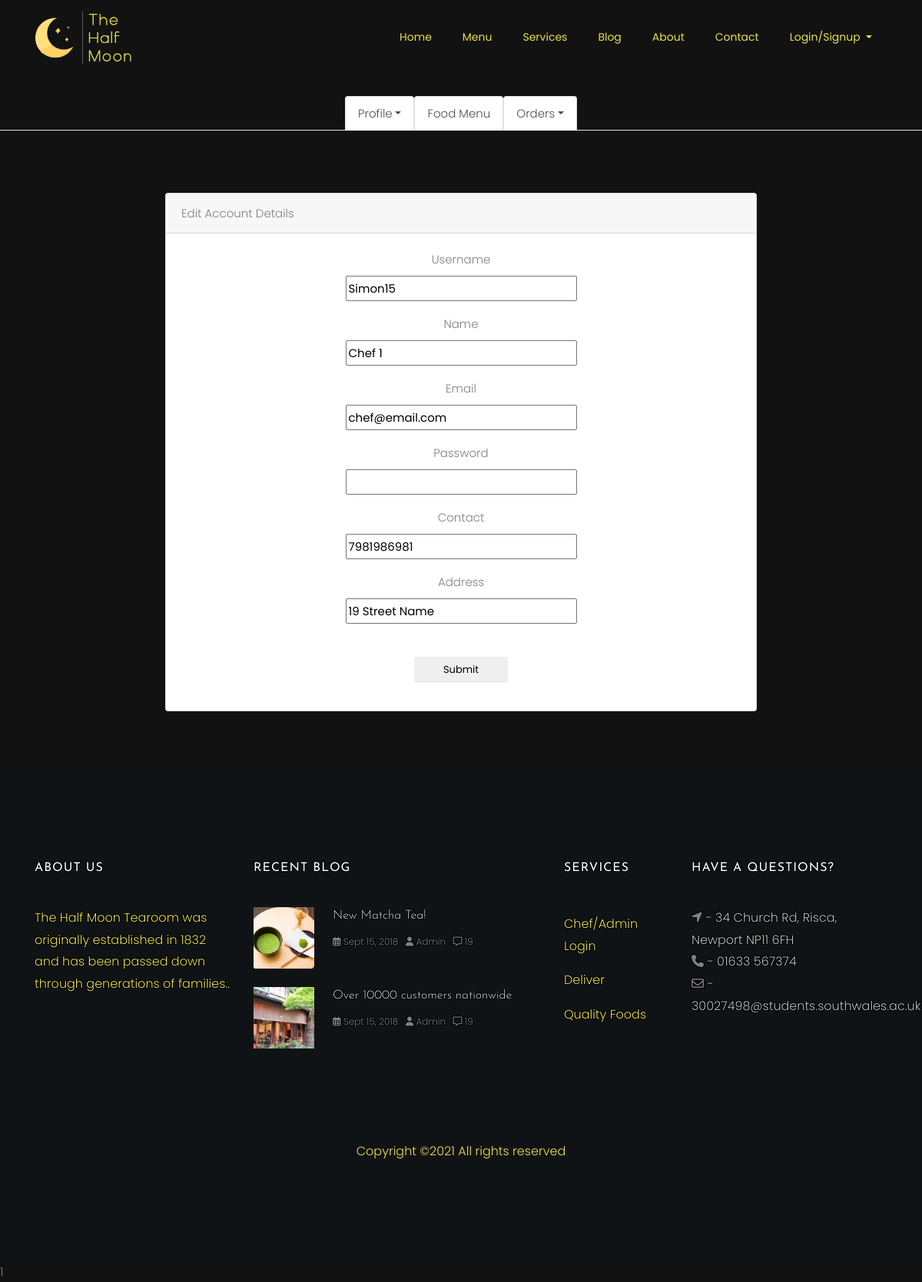
Screenshot of /Website/details-chef.php (signed in) with the database file from the repository.
### tables this page shows
CREATE TABLE `users` (
  `id` int(11) NOT NULL,
  `role` varchar(15) NOT NULL DEFAULT 'Waiter',
  `name` varchar(15) NOT NULL,
  `username` varchar(10) NOT NULL,
  `password` varchar(16) NOT NULL,
  `email` varchar(35) DEFAULT NULL,
  `address` varchar(300) DEFAULT NULL,
  `contact` bigint(11) NOT NULL,
  `verified` tinyint(1) NOT NULL DEFAULT '0',
  `deleted` tinyint(4) NOT NULL DEFAULT '0'
);

### Website/details-chef.php (the view, shortened to what this page needs)
<?php
include 'includes/connect.php';
$user_id = $_SESSION['user_id'];
$result = mysqli_query($con, "SELECT * FROM users where id = $user_id");
while($row = mysqli_fetch_array($result)){
$name = $row['name'];
$address = $row['address'];
$contact = $row['contact'];
$email = $row['email'];
$username = $row['username'];
}
	if($_SESSION['chef_sid']==session_id())
	{
		?>
<?php include'includes/top.php';?>
<br>
<ul class="nav nav-tabs justify-content-center">
    <li class="nav-item dropdown">
        <a class="nav-link dropdown-toggle active" data-toggle="dropdown">Profile</a>
    </li>
    <li class="nav-item">
        <a href="cheffood.php" class="nav-link active">Food Menu</a>
    </li>
    <li class="nav-item dropdown">
			<a class="nav-link dropdown-toggle active" data-toggle="dropdown">Orders</a>
		</li>
</ul>
<br>
<br>
<br>
<form method="post" action="routers/detail-router-chef.php" class="login-form" id="formValidate">
    <div class="container-fluid">
      <div id="login-page" class="row justify-content-center">
          <div class="col-md-8">
              <div class="card">
                <div class="card-header">Edit Account Details</div>
                <div class="card-body" style="text-align:center;">
                    <div class="form-group row">
                        <label for="username" class="col-12">Username</label>
                        <div class="col-12">
                            <input name="username" pattern="[A-Za-z0-9]+" title="Username should only contain Upper/Lower case letters, and numbers" value="<?php echo $username; ?>" id="username" type="text" maxlength="20" required>
                        </div>
                    </div>
					<div class="form-group row">
                        <label for="username" class="col-12">Name</label>
                        <div class="col-12">
                            <input name="name" pattern="[A-Za-z]+" title="Name should only contain Upper/Lower case letters" value="<?php echo $name; ?>" id="username" type="text" maxlength="20" required>
                        </div>
                    </div>
					<div class="form-group row">
                        <label for="username" class="col-12">Email</label>
                        <div class="col-12">
                            <input name="email" value="<?php echo $email; ?>" title="example@email.domain" id="username" type="email" pattern="[a-z0-9._%+-]+@[a-z0-9.-]+\.[a-z]{2,}$" maxlength="100" required>
                        </div>
                    </div>
                    <div class="form-group row">
                        <label for="password" class="col-12">Password</label>
                          <div class="col-12">
                            <input pattern="(?=.*\d)(?=.*[a-z])(?=.*[A-Z]).{8,}" title="Password must contain 8 or more characters that are of at least one number, and one uppercase and lowercase letter" name="password" id="password" type="password" maxlength="40" required>
                          </div>
                    </div>
					<div class="form-group row">
                        <label for="username" class="col-12">Contact</label>
                        <div class="col-12">
                            <input name="phone" value="<?php echo $contact; ?>" id="username" type="text" title="please enter a valid UK phone number"
								   pattern="^\s*\(?(020[7,8]{1}\)?[ ]?[1-9]{1}[0-9{2}[ ]?[0-9]{4})|(0[1-8]{1}[0-9]{3}\)?[ ]?[1-9]{1}[0-9]{2}[ ]?[0-9]{3})\s*$" maxlength="11" required>
                        </div>
                    </div>
					<div class="form-group row">
                        <label for="username" class="col-12">Address</label>
                        <div class="col-12">
                            <input name="address" value="<?php echo $address; ?>" id="username" type="text" maxlength="100" required>
                        </div>
                    </div>
                    <br>
                    <div class="form-group row">
                    <div class="col-12">
                        <button class="btn waves-effect waves-light col-2" type="submit" name="action">Submit</button>
                    </div>
                    </div>
                </div>
            </div>
        </div>
    </div>
    </div>
</form>
<br>
<br>
<br>
<?php include'includes/bot.php';?>
<?php
	}
?>

### rows the page displays
users: username "Simon15", name "Chef 1", email "chef@email.com", phone "7981986981", address "19 Street Name"
